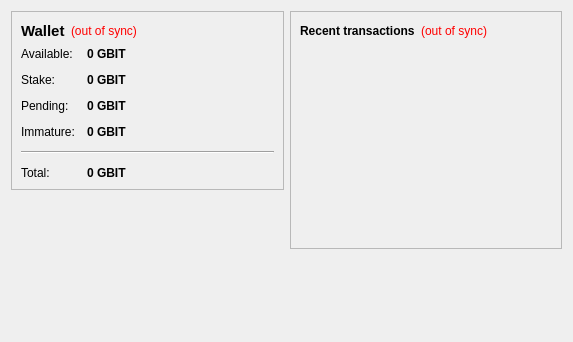
<?xml version="1.0" encoding="UTF-8"?>
<ui version="4.0">
 <class>OverviewPage</class>
 <widget class="QWidget" name="OverviewPage">
  <property name="geometry">
   <rect>
    <x>0</x>
    <y>0</y>
    <width>573</width>
    <height>342</height>
   </rect>
  </property>
  <property name="windowTitle">
   <string>Form</string>
  </property>
  <layout class="QHBoxLayout" name="horizontalLayout" stretch="1,1">
   <item>
    <layout class="QVBoxLayout" name="verticalLayout_2">
     <item>
      <widget class="QFrame" name="frame">
       <property name="frameShape">
        <enum>QFrame::StyledPanel</enum>
       </property>
       <property name="frameShadow">
        <enum>QFrame::Raised</enum>
       </property>
       <layout class="QVBoxLayout" name="verticalLayout_4">
        <item>
         <layout class="QHBoxLayout" name="horizontalLayout_4">
          <item>
           <widget class="QLabel" name="label_5">
            <property name="font">
             <font>
              <pointsize>11</pointsize>
              <weight>75</weight>
              <bold>true</bold>
             </font>
            </property>
            <property name="text">
             <string>Wallet</string>
            </property>
           </widget>
          </item>
          <item>
           <widget class="QLabel" name="labelWalletStatus">
            <property name="toolTip">
             <string>The displayed information may be out of date. Your wallet automatically synchronizes with the GravityBits network after a connection is established, but this process has not completed yet.</string>
            </property>
            <property name="styleSheet">
             <string notr="true">QLabel { color: red; }</string>
            </property>
            <property name="text">
             <string notr="true">(out of sync)</string>
            </property>
            <property name="alignment">
             <set>Qt::AlignLeading|Qt::AlignLeft|Qt::AlignVCenter</set>
            </property>
           </widget>
          </item>
          <item>
           <spacer name="horizontalSpacer_2">
            <property name="orientation">
             <enum>Qt::Horizontal</enum>
            </property>
            <property name="sizeHint" stdset="0">
             <size>
              <width>40</width>
              <height>20</height>
             </size>
            </property>
           </spacer>
          </item>
         </layout>
        </item>
        <item>
         <layout class="QFormLayout" name="formLayout_2">
          <property name="fieldGrowthPolicy">
           <enum>QFormLayout::AllNonFixedFieldsGrow</enum>
          </property>
          <property name="horizontalSpacing">
           <number>12</number>
          </property>
          <property name="verticalSpacing">
           <number>12</number>
          </property>
          <item row="0" column="0">
           <widget class="QLabel" name="label">
            <property name="text">
             <string>Available:</string>
            </property>
           </widget>
          </item>
          <item row="0" column="1">
           <widget class="QLabel" name="labelBalance">
            <property name="font">
             <font>
              <weight>75</weight>
              <bold>true</bold>
             </font>
            </property>
            <property name="cursor">
             <cursorShape>IBeamCursor</cursorShape>
            </property>
            <property name="toolTip">
             <string>Your current spendable balance</string>
            </property>
            <property name="text">
             <string notr="true">0 GBIT</string>
            </property>
            <property name="textInteractionFlags">
             <set>Qt::LinksAccessibleByMouse|Qt::TextSelectableByKeyboard|Qt::TextSelectableByMouse</set>
            </property>
           </widget>
          </item>
          <item row="1" column="0">
           <widget class="QLabel" name="label_6">
            <property name="text">
             <string>Stake:</string>
            </property>
           </widget>
          </item>
          <item row="1" column="1">
           <widget class="QLabel" name="labelStake">
            <property name="font">
             <font>
              <weight>75</weight>
              <bold>true</bold>
             </font>
            </property>
            <property name="cursor">
             <cursorShape>IBeamCursor</cursorShape>
            </property>
            <property name="toolTip">
             <string>Total of coins that was staked, and do not yet count toward the current balance</string>
            </property>
            <property name="text">
             <string notr="true">0 GBIT</string>
            </property>
            <property name="textInteractionFlags">
             <set>Qt::LinksAccessibleByMouse|Qt::TextSelectableByKeyboard|Qt::TextSelectableByMouse</set>
            </property>
           </widget>
          </item>
          <item row="2" column="0">
           <widget class="QLabel" name="label_3">
            <property name="text">
             <string>Pending:</string>
            </property>
           </widget>
          </item>
          <item row="2" column="1">
           <widget class="QLabel" name="labelUnconfirmed">
            <property name="font">
             <font>
              <weight>75</weight>
              <bold>true</bold>
             </font>
            </property>
            <property name="cursor">
             <cursorShape>IBeamCursor</cursorShape>
            </property>
            <property name="toolTip">
             <string>Total of transactions that have yet to be confirmed, and do not yet count toward the current balance</string>
            </property>
            <property name="text">
             <string notr="true">0 GBIT</string>
            </property>
            <property name="textInteractionFlags">
             <set>Qt::LinksAccessibleByMouse|Qt::TextSelectableByKeyboard|Qt::TextSelectableByMouse</set>
            </property>
           </widget>
          </item>
          <item row="3" column="0">
           <widget class="QLabel" name="labelImmatureText">
            <property name="text">
             <string>Immature:</string>
            </property>
           </widget>
          </item>
          <item row="3" column="1">
           <widget class="QLabel" name="labelImmature">
            <property name="font">
             <font>
              <weight>75</weight>
              <bold>true</bold>
             </font>
            </property>
            <property name="toolTip">
             <string>Mined balance that has not yet matured</string>
            </property>
            <property name="text">
             <string notr="true">0 GBIT</string>
            </property>
            <property name="textInteractionFlags">
             <set>Qt::LinksAccessibleByMouse|Qt::TextSelectableByKeyboard|Qt::TextSelectableByMouse</set>
            </property>
           </widget>
          </item>
          <item row="4" column="0" colspan="2">
           <widget class="Line" name="line">
            <property name="orientation">
             <enum>Qt::Horizontal</enum>
            </property>
           </widget>
          </item>
          <item row="5" column="0">
           <widget class="QLabel" name="labelTotalText">
            <property name="text">
             <string>Total:</string>
            </property>
           </widget>
          </item>
          <item row="5" column="1">
           <widget class="QLabel" name="labelTotal">
            <property name="font">
             <font>
              <weight>75</weight>
              <bold>true</bold>
             </font>
            </property>
            <property name="cursor">
             <cursorShape>IBeamCursor</cursorShape>
            </property>
            <property name="toolTip">
             <string>Your current total balance</string>
            </property>
            <property name="text">
             <string notr="true">0 GBIT</string>
            </property>
            <property name="textInteractionFlags">
             <set>Qt::LinksAccessibleByMouse|Qt::TextSelectableByKeyboard|Qt::TextSelectableByMouse</set>
            </property>
           </widget>
          </item>
         </layout>
        </item>
       </layout>
      </widget>
     </item>
     <item>
      <spacer name="verticalSpacer">
       <property name="orientation">
        <enum>Qt::Vertical</enum>
       </property>
       <property name="sizeHint" stdset="0">
        <size>
         <width>20</width>
         <height>40</height>
        </size>
       </property>
      </spacer>
     </item>
    </layout>
   </item>
   <item>
    <layout class="QVBoxLayout" name="verticalLayout_3">
     <item>
      <widget class="QFrame" name="frame_2">
       <property name="frameShape">
        <enum>QFrame::StyledPanel</enum>
       </property>
       <property name="frameShadow">
        <enum>QFrame::Raised</enum>
       </property>
       <layout class="QVBoxLayout" name="verticalLayout">
        <item>
         <layout class="QHBoxLayout" name="horizontalLayout_2">
          <item>
           <widget class="QLabel" name="label_4">
            <property name="text">
             <string>&lt;b&gt;Recent transactions&lt;/b&gt;</string>
            </property>
           </widget>
          </item>
          <item>
           <widget class="QLabel" name="labelTransactionsStatus">
            <property name="toolTip">
             <string>The displayed information may be out of date. Your wallet automatically synchronizes with the GravityBits network after a connection is established, but this process has not completed yet.</string>
            </property>
            <property name="styleSheet">
             <string notr="true">QLabel { color: red; }</string>
            </property>
            <property name="text">
             <string notr="true">(out of sync)</string>
            </property>
            <property name="alignment">
             <set>Qt::AlignRight|Qt::AlignTrailing|Qt::AlignVCenter</set>
            </property>
           </widget>
          </item>
          <item>
           <spacer name="horizontalSpacer">
            <property name="orientation">
             <enum>Qt::Horizontal</enum>
            </property>
            <property name="sizeHint" stdset="0">
             <size>
              <width>40</width>
              <height>20</height>
             </size>
            </property>
           </spacer>
          </item>
         </layout>
        </item>
        <item>
         <widget class="QListView" name="listTransactions">
          <property name="styleSheet">
           <string notr="true">QListView { background: transparent; }</string>
          </property>
          <property name="frameShape">
           <enum>QFrame::NoFrame</enum>
          </property>
          <property name="verticalScrollBarPolicy">
           <enum>Qt::ScrollBarAlwaysOff</enum>
          </property>
          <property name="horizontalScrollBarPolicy">
           <enum>Qt::ScrollBarAlwaysOff</enum>
          </property>
          <property name="selectionMode">
           <enum>QAbstractItemView::NoSelection</enum>
          </property>
         </widget>
        </item>
       </layout>
      </widget>
     </item>
     <item>
      <spacer name="verticalSpacer_2">
       <property name="orientation">
        <enum>Qt::Vertical</enum>
       </property>
       <property name="sizeHint" stdset="0">
        <size>
         <width>20</width>
         <height>40</height>
        </size>
       </property>
      </spacer>
     </item>
    </layout>
   </item>
  </layout>
 </widget>
 <resources/>
 <connections/>
</ui>
